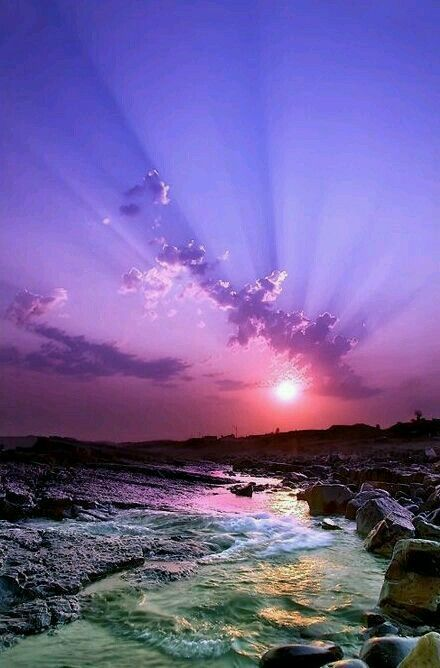
#> input picture comp_vision/l_3/11.jpg, 440 x 668 px, found by its file name
$ jupyter execute comp_vision_3.ipynb
#> lines starting #> are read from the running program, lines starting #| are printed output that depends on the picture
[cell 1]
# Імпорт і завантаження зображення
import cv2
import numpy as np
from matplotlib import pyplot as plt

plt.rcParams['figure.figsize'] = [15, 10]

img = cv2.imread("C:/Users/User/Downloads/11.jpg")
#> img is the input picture: shape (668, 440, 3); mean B, G, R 154.8, 95.6, 113.4
img = cv2.cvtColor(img, cv2.COLOR_BGR2RGB)

plt.imshow(img)
plt.title("Original")
plt.axis(False)

[cell 2]
# Створення розмитого зображення (Gaussian blur)

unsharp = cv2.GaussianBlur(img, (9,9), 0)
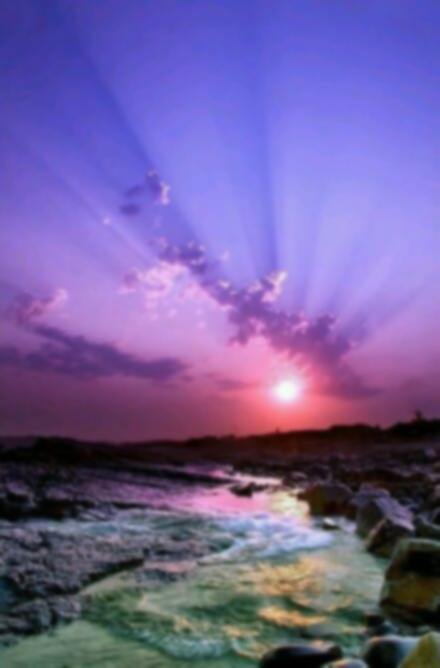
#> unsharp: shape (668, 440, 3); mean R, G, B 113.4, 95.6, 154.8

plt.imshow(unsharp)
plt.title("Blurred")
plt.axis(False)

[cell 3]
# Переведення у float32
original_f = img.astype(np.float32)
unsharp_f = unsharp.astype(np.float32)

[cell 4]
# Різниця зображень
# difference = original − unsharp
diff = original_f - unsharp_f
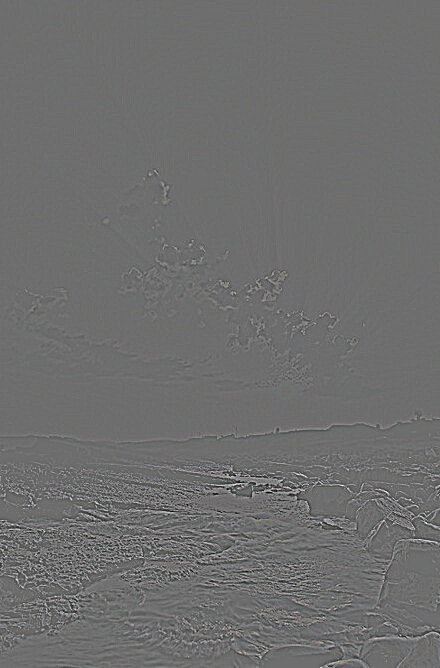
#> diff: shape (668, 440, 3) float32; mean R, G, B 0, 0, 0; drawn with min black and max white

[cell 5]
# Unsharp Masking
# amount — коефіцієнт різкості
amount = 1.5

sharpened = original_f + diff * amount
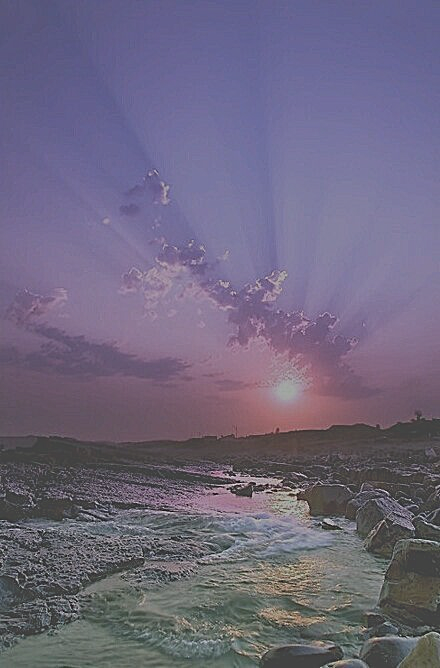
#> sharpened: shape (668, 440, 3) float32; mean R, G, B 113.4, 95.6, 154.8; drawn with min black and max white

[cell 6]
# Clipping + повернення в uint8
sharpened[sharpened < 0] = 0
sharpened[sharpened > 255] = 255
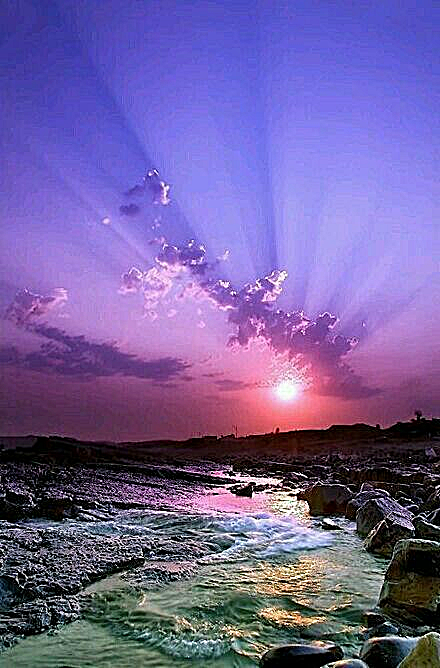
#> sharpened: shape (668, 440, 3) float32; mean R, G, B 114.2, 96.8, 155.6

sharpened = sharpened.astype(np.uint8)

[cell 7]
# Вивід результатів
plt.figure()

plt.subplot(1,3,1)
plt.imshow(img)
plt.title("Original")
plt.axis(False)

plt.subplot(1,3,2)
plt.imshow(unsharp)
plt.title("Blurred")
plt.axis(False)

plt.subplot(1,3,3)
plt.imshow(sharpened)
plt.title("USM Result")
plt.axis(False)

plt.show()
